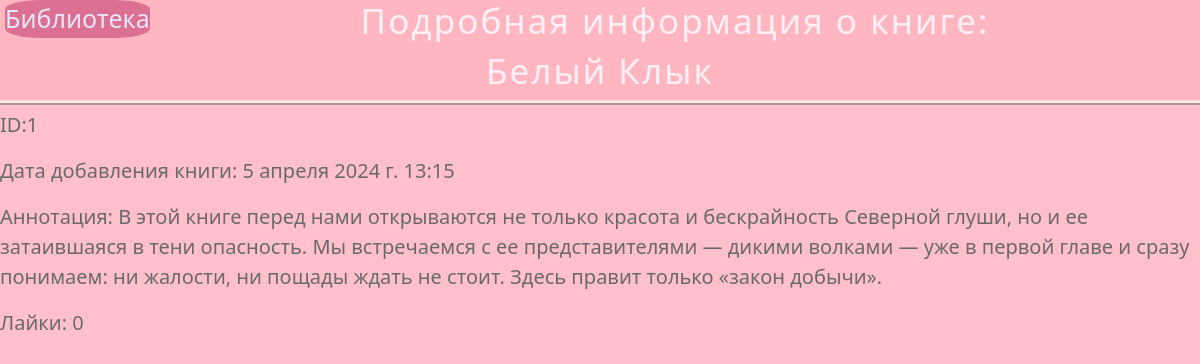
Screenshot of /book/1/ with the database file from the repository.
### books/models.py (models this page shows, shortened)
class Book(models.Model):
    title = models.CharField(max_length=120,verbose_name='Название')
    content = models.TextField(verbose_name='Аннотация')
    year_of_pub = models.DateTimeField(auto_now =False,auto_now_add=True,verbose_name='Дата публикации' )
    post_likes = models.IntegerField(default=0)
    status =(('r1','Роман'),('p1', 'Поэма'),('d1','Детектив'),('k','Комедия'),('d2','Драма'),('f1','Фантастика'),('f2','Фентази'),('p2','Повесть'),('r2','Рассказ'))
    status = models.CharField(max_length=2,choices=status,blank=True,default='r1',verbose_name='Жанр')
    post_author = models.ForeignKey('Author',null=True, blank=True,verbose_name='Автор', on_delete=models.CASCADE)
    class Meta:
        verbose_name = 'Книга'
        verbose_name_plural = 'Книг'
        db_table='book'
        ordering= ["year_of_pub"]

### books/views.py (the view)
# urls.py: path('book/<int:id>/', views.book_info),
def book_info(request,id):
    instance=get_object_or_404(Book,id=id)
    context=\
        {
            'instance': instance,
            'title': 'Дополнительная информация о книге',
        }
    return render(request, 'info_book.html', context)

### books/templates/info_book.html (shortened to what this page needs)
{% load static %}
<!doctype html>
<html lang="ru">
<head>
    <link rel="stylesheet" href="https://cdn.jsdelivr.net/npm/bootstrap@5.3.2/dist/css/bootstrap.min.css">
  <link rel="stylesheet" href="{% static 'books/css/sti.css' %}">
    <link rel="stylesheet" href="https://use.fontawesome.com/releases/v5.8.2/css/all.css">
    <span class="logo">Библиотека</span>
  </head>
  <body>
    <header>
    <h4>Подробная информация о книге:  </h4>
        <h4>{{ instance.title }} </h4>
          </header>
    <p>ID:{{ instance.id }}<p>
               <p> Дата добавления книги: {{ instance.year_of_pub }} <p>
               <p> Аннотация: {{ instance.content }} <p>
               <p> Лайки: {{ instance.post_likes  }} <p>
  </body>
</html>

### books/static/books/css/sti.css (style rules this page uses)
h4 { text-align: center; margin-top: 0px; font-size: 35px; color:#FFF0F5; }
p { text-align: left; margin-top: 5px; font-size: 20px; color:#696969; }
body { background: #FFC0CB; }
header { text-align: center; letter-spacing: 2px; background: #FFB6C1; color: #A52A2A; border-bottom: 5px ridge #FFE4E1; }
.logo { color: #E6E6FA; font-size: 25px; background: #DB7093; width: 145px; float: left; margin-bottom: 0px; text-align: left; border-radius: 25% 25%; margin-left: 5px; }

### rows the page displays
Book: title "Белый Клык", id "1", year_of_pub "5 апреля 2024 г. 13:15", content "В этой книге перед нами открываются не только красота и бескрайность Северной глуши, но и ее затаившаяся в тени опасность. Мы встречаемся с ее представителями — дикими волками — уже в первой главе и сразу понимаем: ни жалости, ни пощады ждать не стоит. Здесь правит только «закон добычи».", post_likes "0"
